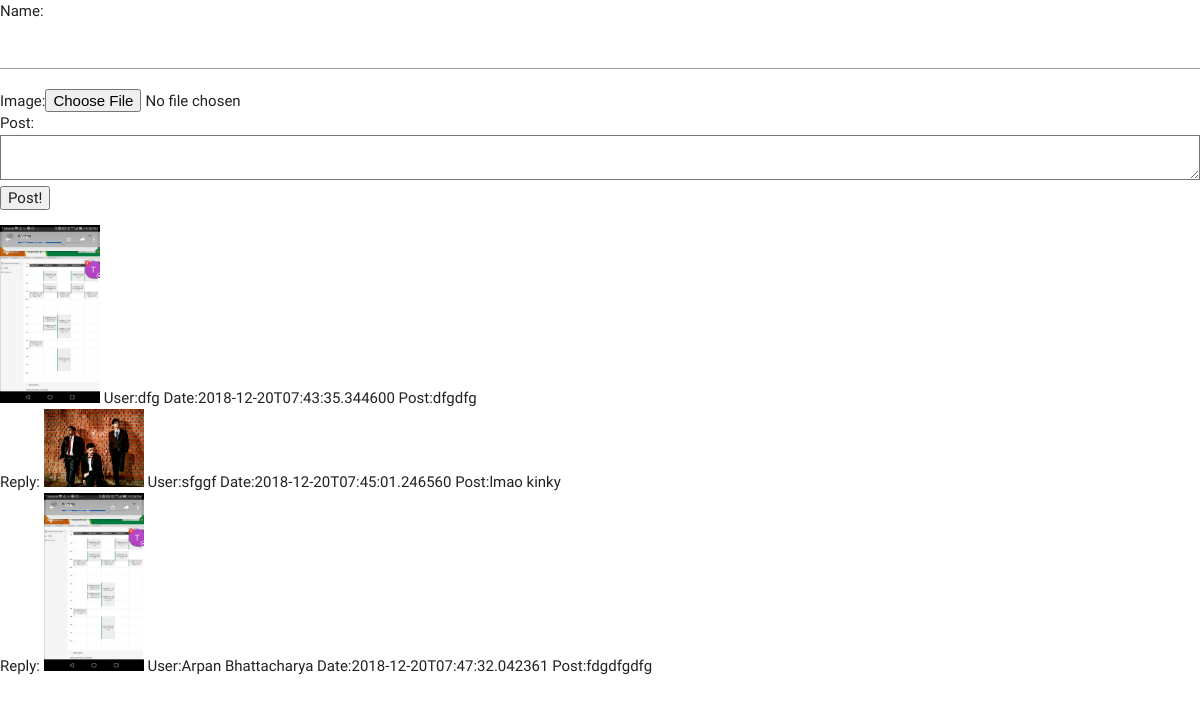
Screenshot of /b/Academics/reply/1 with the database file from the repository.
### tables this page shows
CREATE TABLE posts (
post_id integer PRIMARY KEY,
image_file text,
user text,
date text,
board text NOT NULL,
post_text
);

CREATE TABLE replies (image_file text, user text, date text, board text, post_text text, replying_to text);

### server.py (the view)
@app.route('/b/<board>/reply/<post_id>')
def reply(board, post_id):
    post = query_db('select * from posts where post_id = {}'.format(post_id))
    replies = query_db('select * from replies where replying_to = "{}"'.format(post_id))
    print (replies)
    return render_template('reply.html', post=post[0], replies=replies, board=board)

### server.py (called while the page is built)
def get_db():
    db = getattr(g, '_database', None)
    if db is None:
        db = g._database = sqlite3.connect(DATABASE)
    return db

def query_db(query, args=(), one=False):
    cur = get_db().execute(query, args)
    rv = cur.fetchall()
    cur.close()
    return (rv[0] if rv else None) if one else rv

### templates/reply.html (shortened to what this page needs)
<!doctype html>
<head>
      <link type="text/css" rel="stylesheet" href="{{url_for('static',filename='materialize/css/materialize.min.css')}}"  media="screen,projection"/>
</head>
<body>
  <form method = "POST" action="/b/{{board}}/post_reply/{{post[0]}}" enctype=multipart/form-data>
    Name:<input type="text" name="name"/><br/>
    Image:<input type=file name="image"/><br/>
    Post:<textarea type="text" name="post_text"></textarea><br/>
    <input type="submit" value="Post!"/>
    </form>
  <ul>
  <div>
    {% if post[1] %}
    <a href="{{url_for('static',filename='uploads/'+post[1])}}"><img style="width:100px;" src="{{url_for('static',filename='uploads/'+post[1])}}" /></a>
    {% endif %}
    User:{{post[2]}}
    Date:{{post[3]}}
    Post:{{post[5]}}
  </div>
  {% for reply in replies %}
  <div>
    Reply:
    {% if reply[0] %}
    <a href="{{url_for('static',filename='uploads/'+reply[0])}}"><img style="width:100px;" src="{{url_for('static',filename='uploads/'+reply[0])}}" /></a>
    {% endif %}
    User:{{reply[1]}}
    Date:{{reply[2]}}
    Post:{{reply[4]}}
  </div>
  {% endfor %}
  </ul>
</body>

### rows the page displays
posts: image_file (picture), user "dfg", date "2018-12-20T07:43:35.344600", post_text "dfgdfg"
replies: image_file (picture), user "sfggf", date "2018-12-20T07:45:01.246560", post_text "lmao kinky"
replies: image_file (picture), user "Arpan Bhattacharya", date "2018-12-20T07:47:32.042361", post_text "fdgdfgdfg"
